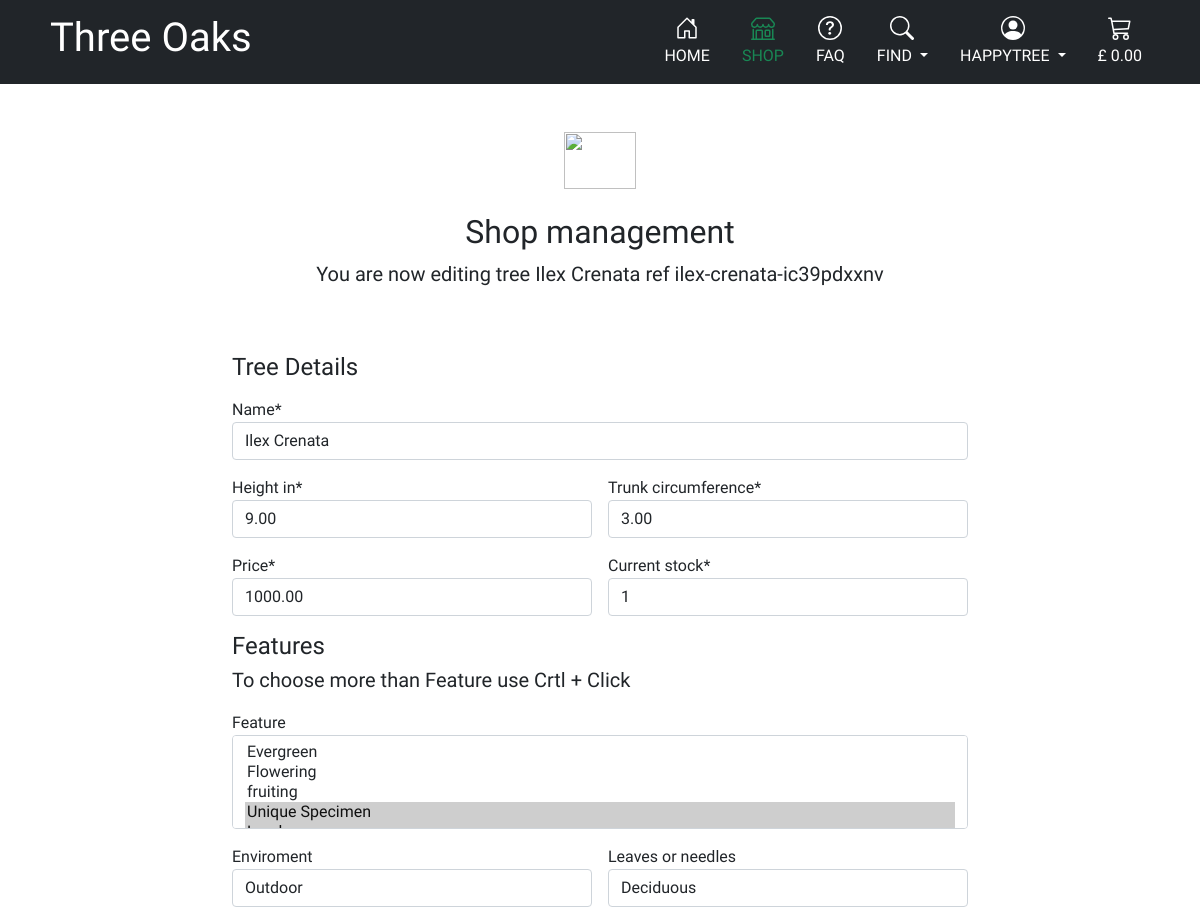
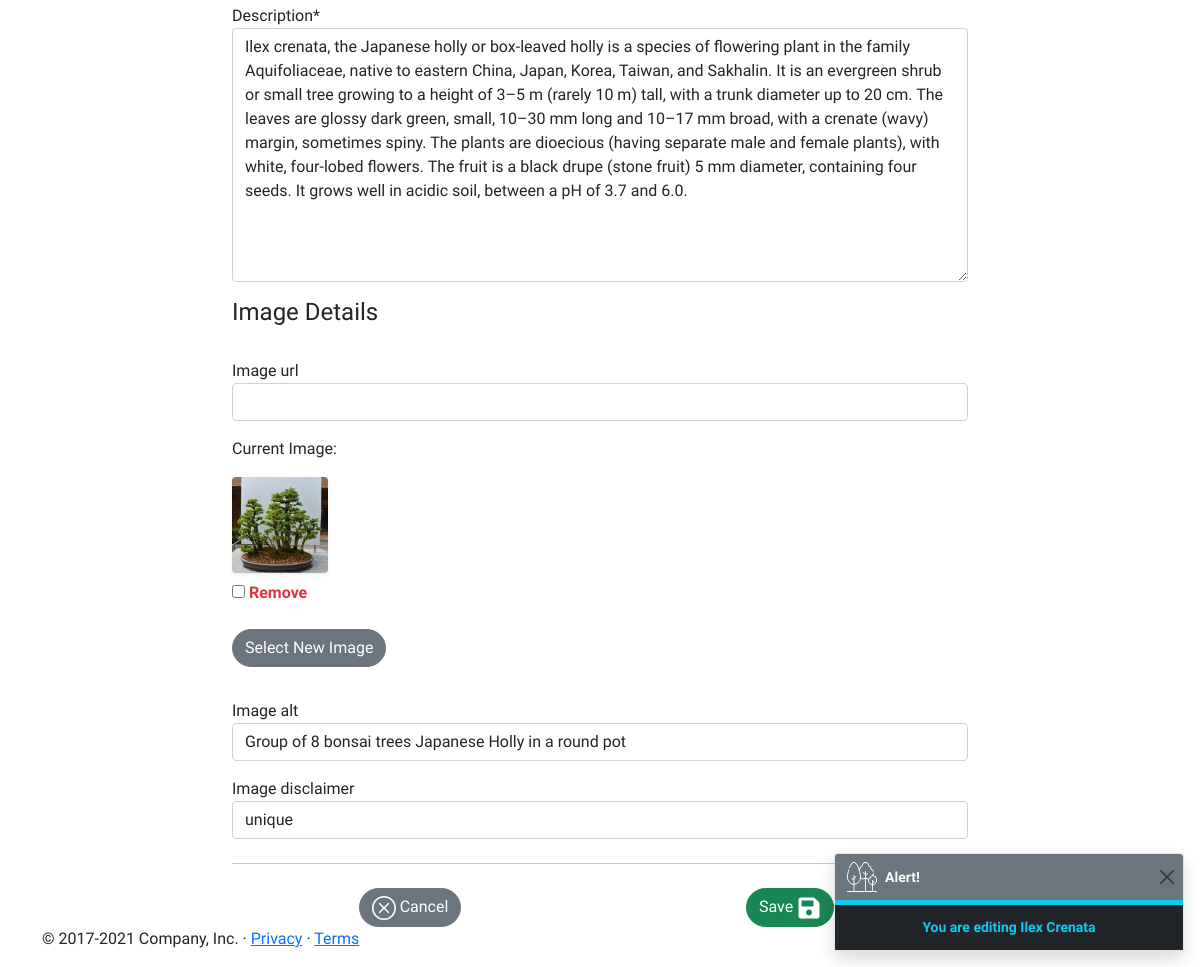
Screenshot of /trees/edit/ilex-crenata-ic39pdxxnv/ (signed in) with the database file from the repository (2 pictures, top to bottom).
### trees/models.py (models this page shows, shortened)
class Tree(models.Model):
    name = models.CharField(max_length=254)
    slug = models.SlugField(max_length=200, unique=True, editable=False)
    height_in = models.DecimalField(max_digits=9, decimal_places=2)
    trunk_circumference = models.DecimalField(max_digits=9, decimal_places=2)
    price = models.DecimalField(max_digits=9, decimal_places=2)
    current_stock = models.IntegerField(
        default=1,
        validators=[MinValueValidator(0), MaxValueValidator(1000)]
        )
    leaves_or_needles = models.CharField(
            max_length=254, choices=LEAVES_OR_NEEDLES_CHOICES,
            default='coniferous', null=True, blank=True)
    description = models.TextField(default=1)
    image_url = models.URLField(max_length=1024, null=True, blank=True)
    image = models.ImageField(null=True, blank=True)
    image_alt = models.CharField(max_length=254, null=True, blank=True)
    image_disclaimer = models.CharField(
            max_length=400, choices=IMG_DISCLAIMER_CHOICES,
            default='standarised',  null=True, blank=True
            )
    feature = models.ManyToManyField(
                'Feature', blank=True)
    enviroment = models.ForeignKey(
                'Enviroment', null=True, blank=True, on_delete=models.SET_NULL)

### trees/views.py (the view)
# urls.py: path('edit/<str:tree_slug>/', views.edit_tree, name='edit_tree'),
@login_required
def edit_tree(request, tree_slug):
    if not request.user.is_superuser:
        messages.error(request, 'Sorry, only the store owners can do that.')
        return redirect(reverse('home'))
    tree = get_object_or_404(Tree, slug=tree_slug)
    if request.method == 'POST':
        form = TreeForm(request.POST, request.FILES, instance=tree)
        if form.is_valid():
            form.save()
            messages.success(request, 'Successfully updated the tree details!')
            return redirect(reverse('tree_detail', args=[tree.slug]))
        else:
            messages.error(request, 'Failed to update the tree details.\
                                     Please ensure the form is valid.')
    else:
        form = TreeForm(instance=tree)
        messages.info(request, f'You are editing {tree.name}')
    template = 'trees/edit_tree.html'
    context = {
        'form': form,
        'tree': tree,
    }
    return render(request, template, context)

### trees/forms.py
class TreeForm(forms.ModelForm):
    class Meta:
        model = Tree
        fields = '__all__'
    image = forms.ImageField(
        label='Image', required=False, widget=CustomClearableFileInput)
    def __init__(self, *args, **kwargs):
        super().__init__(*args, **kwargs)
        features = Feature.objects.all()
        f_friendly_names = [(f.id, f.get_friendly_name()) for f in features]
        enviroments = Enviroment.objects.all()
        e_friendly_names = [(e.id, e.get_friendly_name()) for e in enviroments]
        self.fields['feature'].choices = f_friendly_names
        self.fields['enviroment'].choices = e_friendly_names

### trees/models.py (called while the page is built)
    def get_friendly_name(self):
        return self.friendly_name

    def get_friendly_name(self):
        return self.friendly_name

### trolley/contexts.py (called while the page is built, shortened)
def trolley_contents(request):
    trolley_items = []
    total = 0
    tree_count = 0
    trolley = request.session.get('trolley', {})
    if total < settings.FREE_DELIVERY_THRESHOLD:
        delivery = total * Decimal(settings.STANDARD_DELIVERY_PERCENTAGE / 100)
        free_delivery_delta = settings.FREE_DELIVERY_THRESHOLD - total
    else:
        delivery = 0
        free_delivery_delta = 0
    grand_total = delivery + total
    context = {
        'trolley_items': trolley_items,
        'total': total,
        'tree_count': tree_count,
        'delivery': delivery,
        'free_delivery_delta': free_delivery_delta,
        'free_delivery_threshold': settings.FREE_DELIVERY_THRESHOLD,
        'grand_total': grand_total,
    }
    return context

### trees/templates/trees/edit_tree.html (shortened to what this page needs)
{% extends "base.html" %}
{% load static %}
{% block content %}
<div class="container">
  <div class="py-5 text-center">
    <img class="d-block mx-auto mb-4" src="../assets/brand/bootstrap-logo.svg" alt="" width="72" height="57">
    <h2 class="my-heading-font">Shop management
    </h2>
    <p class="lead">You are now editing tree {{tree.name}} ref {{ tree.slug}}
    </p>
  </div>
  <div class="row ">
    <div class="col-md-2">
    </div>
    <div class="col-md-8 col-lg-8">
      <h4 class="mb-3 my-heading-font">Tree Details
      </h4>
      <form action="{% url 'edit_tree' tree.slug %}" enctype="multipart/form-data" method="POST" id="payment-form">
        {% include 'trees/includes/tree_form.html' %}
        <hr class="my-4">
        <div class="row gy-3">
          <div class="col-md-6 text-center ">
            <a href="{% url 'tree_detail' tree.slug %}" class="btn btn-secondary rounded-pill">
              <svg class="bi" width="24" height="24" fill="currentColor">
                <use xlink:href="#clear"/>
              </svg>
              <span class="font-weight-bold">Cancel
              </span>
            </a>
          </div>
          <div class="col-md-6 text-center ">
            <button id="submit-button" class="btn btn-success rounded-pill">
              <span class="font-weight-bold">Save
              </span>
              <svg class="bi" width="24" height="24" fill="currentColor">
                <use xlink:href="#save"/>
              </svg>
            </button>
          </div>
        </div>
      </form>
    </div>
  </div>
</div>
{% endblock %}

### templates/includes/navbar/widescreen-nav.html (shortened to what this page needs)
    <div class="px-3 py-2 bg-dark text-white d-none d-md-block">
      <div class="container">
        <div class="d-flex flex-wrap align-items-center justify-content-center justify-content-lg-start my-heading-font">
          <a href="{% url 'home' %}" class="d-flex align-items-center my-2 my-lg-0 me-lg-auto text-white text-decoration-none">
              <h1 class="my-heading-font ps-2">Three Oaks</h1>
          </a>
          <ul class="nav col-12 col-lg-auto my-2 justify-content-center my-md-0 text-small">
            <li>
              <a href="{% url 'home' %}" class="nav-link text-uppercase
              {% if request.resolver_match.url_name == 'home' %}
              text-success active {% else %} text-white {% endif %}
               ">
                <svg class="bi d-block mx-auto mb-1" width="24" height="24" fill="currentColor"><use xlink:href="#home"/></svg>
                Home
              </a>
            </li>
            <li>
              <a href="{% url 'all_trees' %}" class="nav-link text-uppercase
              {% if request.resolver_match.url_name == 'all_trees' %}
              text-success active
              {% elif request.resolver_match.url_name == 'tree_detail' %}
              text-success active
              {% elif request.resolver_match.url_name == 'add_tree' %}
              text-success active
              {% elif request.resolver_match.url_name == 'edit_tree' %}
              text-success active
              {% else %} text-white {% endif %}">
                <svg class="bi d-block mx-auto mb-1" width="24" height="24" fill="currentColor"><use xlink:href="#shop"/></svg>
                Shop
              </a>
            </li>
            <li>
              <a href="{% url 'questions' %}" class="nav-link text-uppercase
              {% if request.resolver_match.url_name == 'questions' %}
              text-success active
              {% elif request.resolver_match.url_name == 'questions_manager' %}
              text-success active
              {% elif request.resolver_match.url_name == 'add_question' %}
              text-success active
              {% elif request.resolver_match.url_name == 'edit_question' %}
              text-success active
              {% else %} text-white {% endif %}">
                <svg class="bi d-block mx-auto mb-1" width="24" height="24" fill="currentColor"><use xlink:href="#faq"/></svg>
                FAQ
              </a>
            </li>
            <li>
              <a href="#" class="nav-link text-white dropdown-toggle text-uppercase" id="dropdownFind" data-bs-toggle="dropdown" aria-expanded="false">
                <svg class="bi d-block mx-auto mb-1" width="24" height="24" fill="currentColor"><use xlink:href="#find"/></svg>
                Find
              </a>
            </li>
            <li>
              <a href="#" class="nav-link text-uppercase dropdown-toggle
              {% if request.resolver_match.url_name == 'profile' %}
              text-success active
              {% elif request.resolver_match.url_name == 'account_login' %}
              text-success active
              {% elif request.resolver_match.url_name == 'account_logout' %}
              text-success active
              {% elif request.resolver_match.url_name == 'account_reset_password' %}
              text-success active
              {% elif request.resolver_match.url_name == 'account_email' %}
              text-success active
              {% else %} text-white {% endif %}
              "
               id="dropdownUser" data-bs-toggle="dropdown" aria-expanded="false">
                <svg class="bi d-block mx-auto mb-1" width="24" height="24" fill="currentColor">
                  <use xlink:href="#people-circle"/>
                </svg>
                {% if request.user.is_authenticated %}
                {{ request.user.username }}
                </a>
                </li>
                {% endif %}
                <li>
                  <a href="{% url 'view_trolley' %}" class="nav-link
                  {% if request.resolver_match.url_name == 'view_trolley' %}
                  text-success active
                  {% elif request.resolver_match.url_name == 'checkout' %}
                  text-success active
                  {% elif request.resolver_match.url_name == 'checkout_success' %}
                  text-success active
                  {% else %} text-white {% endif %}">
                    <svg class="bi d-block mx-auto mb-1" width="24" height="24" fill="currentColor"><use xlink:href="#trolley"/></svg>
                    {% if grand_total %}
                    £ {{ grand_total|floatformat:2 }}
                    {% else %}
                    £ 0.00
                    {% endif %}
                  </a>
                </li>
          </ul>
        </div>
      </div>
    </div>

### trees/templates/trees/includes/tree_form.html (shortened to what this page needs)
{% load static %}
<div class="row g-3">
  <div class="col-12">
    {{ form.name| as_crispy_field }}
  </div>
  <div class="col-sm-6">
    {{ form.height_in | as_crispy_field }}
  </div>
  <div class="col-sm-6">
    {{ form.trunk_circumference | as_crispy_field }}
  </div>
  <div class="col-sm-6">
    {{ form.price | as_crispy_field }}
  </div>
  <div class="col-sm-6">
    {{ form.current_stock | as_crispy_field }}
  </div>
  <h4 class="my-heading-font mb-0">Features
  </h4>
  <div class="col-sm-12 mt-1">
    <p class="lead">To choose more than Feature use Crtl + Click
    </p>
    {{ form.feature | as_crispy_field }}
  </div>
  <div class="col-sm-6">
    {{ form.enviroment | as_crispy_field }}
  </div>
  <div class="col-sm-6">
    {{ form.leaves_or_needles | as_crispy_field }}
  </div>
  <div class="col-12">
    {{ form.description | as_crispy_field }}
  </div>
  <h4 class="mb-3 my-heading-font">Image Details
  </h4>
  <div class="col-12">
    {{ form.image_url | as_crispy_field }}
  </div>
  <div class="col-12">
    {{ form.image }}
  </div>
  <div class="col-12">
    {{ form.image_alt | as_crispy_field }}
  </div>
  <div class="col-12">
    {{ form.image_disclaimer | as_crispy_field }}
  </div>
</div>

### static/css/base.css (style rules this page uses)
body { font-family: 'Kodchasan', sans-serif !important; }
.my-heading-font { font-family: 'Baumans', cursive; }

### rows the page displays
Tree: name "Ilex Crenata", slug "ilex-crenata-ic39pdxxnv", height_in "9.00", trunk_circumference "3.00", price "1000.00", current_stock "1", enviroment "Outdoor", leaves_or_needles "Deciduous", description "Ilex crenata, the Japanese holly or box-leaved holly is a species of flowering plant in the family Aquifoliaceae, native to eastern China, Japan, Korea, Taiwan, and Sakhalin. It is an evergreen shrub or small tree growing to a height of 3–5 m (rarely 10 m) tall, with a trunk diameter up to 20 cm. The leaves are glossy dark green, small, 10–30 mm long and 10–17 mm broad, with a crenate (wavy) margin, sometimes spiny. The plants are dioecious (having separate male and female plants), with white, four-lobed flowers. The fruit is a black drupe (stone fruit) 5 mm diameter, containing four seeds. It grows well in acidic soil, between a pH of 3.7 and 6.0.", image_alt "Group of 8 bonsai trees Japanese Holly in a round pot", image_disclaimer "unique"

### other values shown
{{ request.user.username }} "HAPPYTREE"
{{ message }} "You are editing Ilex Crenata"
{{ widget.initial_text }} "Current Image"
{{ widget.clear_checkbox_label }} "Remove"
